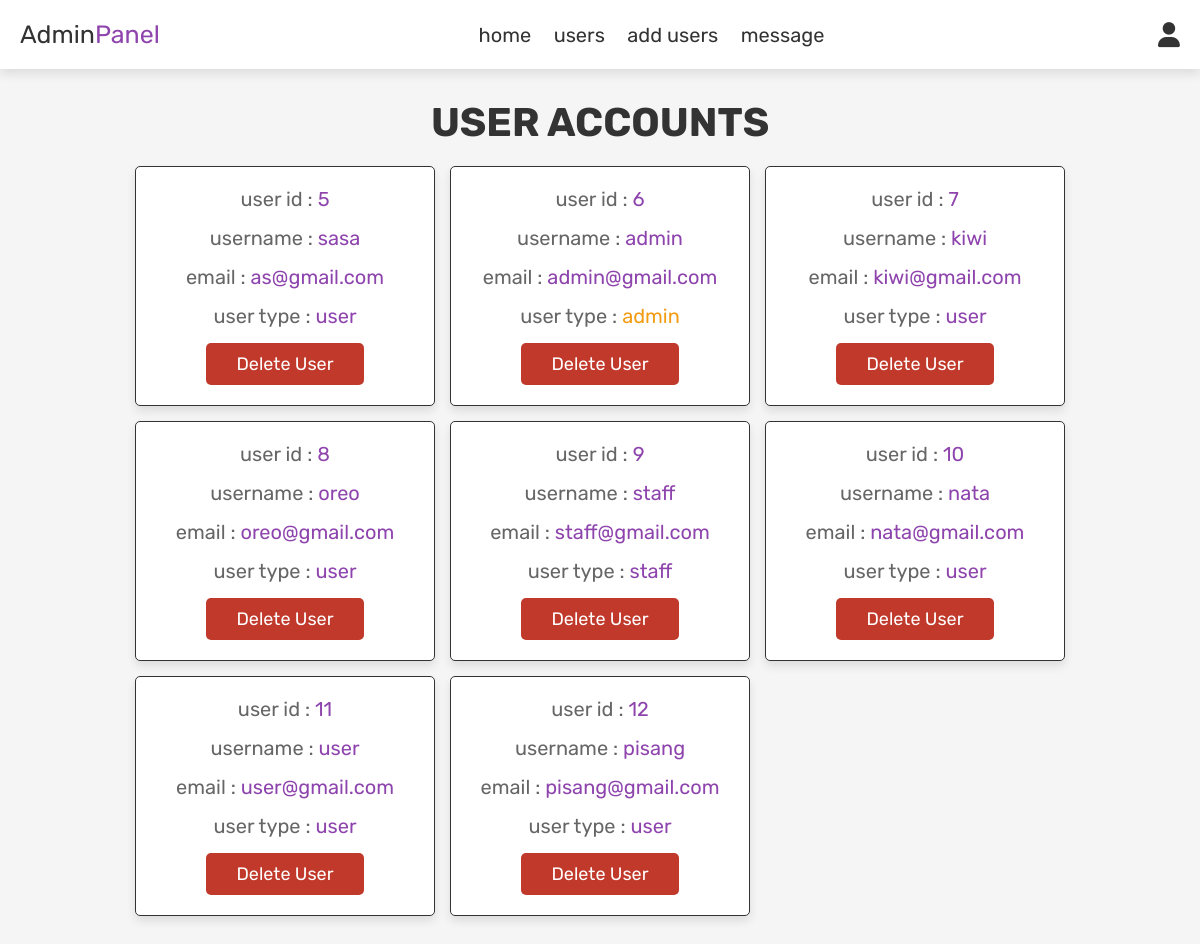
The page /admin_users.php (signed in) on the database its author committed.
### tables this page shows
CREATE TABLE `users` (
  `id` int(100) NOT NULL,
  `name` varchar(100) NOT NULL,
  `email` varchar(100) NOT NULL,
  `password` varchar(100) NOT NULL,
  `user_type` varchar(20) NOT NULL DEFAULT 'user'
);

### admin_users.php (the view, shortened to what this page needs)
<?php
include 'config.php';
?>
<!DOCTYPE html>
<html lang="en">
<head>
   <link rel="stylesheet" href="https://cdnjs.cloudflare.com/ajax/libs/font-awesome/6.0.0/css/all.min.css">
   <link rel="stylesheet" href="css/admin_style.css">
</head>
<body>
<?php include 'admin_header.php'; ?>
<section class="users">
   <h1 class="title"> user accounts </h1>
   <div class="box-container">
      <?php
         $select_users = mysqli_query($conn, "SELECT * FROM `users`") or die('query failed');
         while($fetch_users = mysqli_fetch_assoc($select_users)){
      ?>
      <div class="box">
         <p> user id : <span><?php echo $fetch_users['id']; ?></span> </p>
         <p> username : <span><?php echo $fetch_users['name']; ?></span> </p>
         <p> email : <span><?php echo $fetch_users['email']; ?></span> </p>
         <p> user type : <span style="color:<?php if($fetch_users['user_type'] == 'admin'){ echo 'var(--orange)'; } ?>"><?php echo $fetch_users['user_type']; ?></span> </p>
         <a href="admin_users.php?delete=<?php echo $fetch_users['id']; ?>" onclick="return confirm('delete this user?');" class="delete-btn">delete user</a>
      </div>
      <?php
         };
      ?>
   </div>
</section>
</body>
</html>

### css/admin_style.css (style rules this page uses)
:root { --purple:#8e44ad; --red:#c0392b; --orange:#f39c12; --black:#333; --white:#fff; --light-color:#666; --light-white:#ccc; --light-bg:#f5f5f5; --border:.1rem solid var(--black); --box-shadow:0 .5rem 1rem rgba(0,0,0,.1); }
* { font-family: 'Rubik', sans-serif; margin:0; padding:0; box-sizing: border-box; outline: none; border:none; text-decoration: none; transition:all .2s linear; }
html { font-size: 62.5%; overflow-x: hidden; }
body { background-color: var(--light-bg); }
section { padding:3rem 2rem; }
.title { text-align: center; margin-bottom: 2rem; text-transform: uppercase; color:var(--black); font-size: 4rem; }
.btn, .option-btn, .delete-btn, .white-btn { display: inline-block; margin-top: 1rem; padding:1rem 3rem; cursor: pointer; color:var(--white); font-size: 1.8rem; border-radius: .5rem; text-transform: capitalize; }
.delete-btn { background-color: var(--red); }
.users .box-container { display: grid; grid-template-columns: repeat(auto-fit, 30rem); justify-content: center; gap:1.5rem; max-width: 1200px; margin:0 auto; align-items: flex-start; }
.users .box-container .box { background-color: var(--white); padding:2rem; border:var(--border); box-shadow: var(--box-shadow); border-radius: .5rem; text-align: center; }
.users .box-container .box p { padding-bottom: 1.5rem; font-size: 2rem; color:var(--light-color); }
.users .box-container .box p span { color:var(--purple); }
.users .box-container .box .delete-btn { margin-top: 0; }

### rows shown on the page
users: id "5", name "sasa", email "as@gmail.com", user_type "user"
users: id "6", name "admin", email "admin@gmail.com", user_type "admin"
users: id "7", name "kiwi", email "kiwi@gmail.com", user_type "user"
users: id "8", name "oreo", email "oreo@gmail.com", user_type "user"
users: id "9", name "staff", email "staff@gmail.com", user_type "staff"
users: id "10", name "nata", email "nata@gmail.com", user_type "user"
users: id "11", name "user", email "user@gmail.com", user_type "user"
users: id "12", name "pisang", email "pisang@gmail.com", user_type "user"
